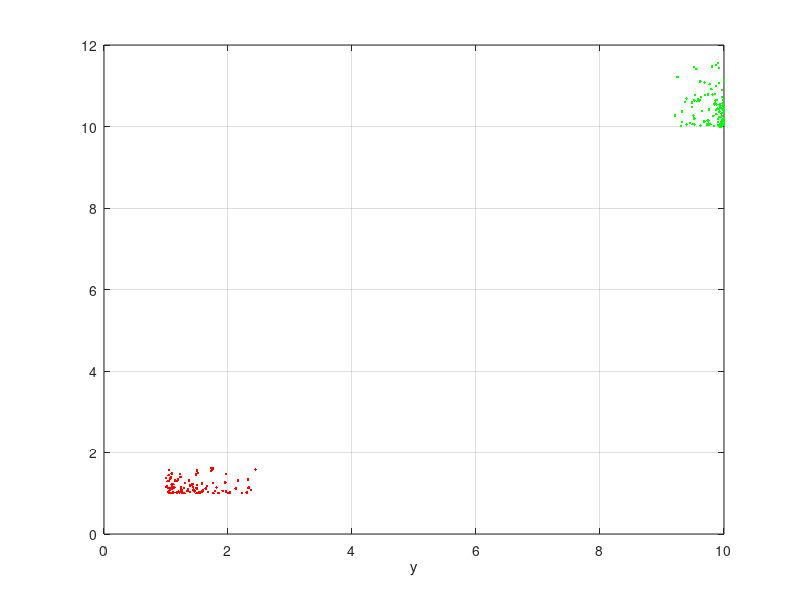

MATLAB code for this plot:
clc,close all,clear all
x1center  = 1;
y1center  = 1;
x2center  = 10;
y2center  = 10;

N = 100;
x1 = zeros(N,1);
y1 = zeros(N,1);

x2 = zeros(N,1);
y2 = zeros(N,1);


for i=1:N    
    x1(i) = x1center + 2*rand*sin(rand) ;
    y1(i) = x1center + rand*sin(rand)
end

for i=1:N    
    x2(i) = x2center - rand*sin(rand) ;
    y2(i) = x2center + 2*rand*sin(rand) ;  
end

figure(1)
plot(x1,y1,'r.')
hold on
plot(x2,y2,'g.')
xlabel('x')
xlabel('y')
grid on






